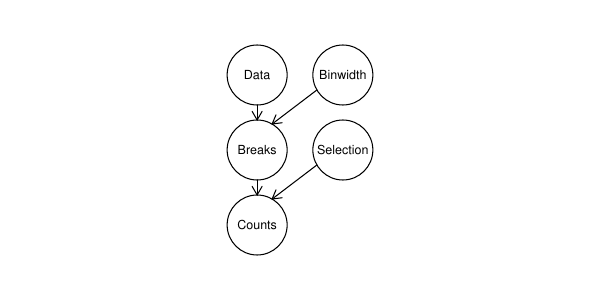

The script that saved this image:
library(grid)


draw_node <- function(x, y, r, label) {
  grid.circle(x, y, r, name = label)
  grid.text(label, x, y, gp = gpar(cex = 0.75))
  
}

draw_edge <- function(node1, node2, theta1, theta2, arrow) {
  grid.segments(grobX(node1, theta1), grobY(node1, theta1),
                grobX(node2, theta2), grobY(node2, theta2),
                arrow = arrow)
}

pdf("figure04.pdf", width = 6, height = 3)

grid.newpage()
arrow1 <- arrow(length = unit(0.1, "inches"))
draw_node(6/14, 3/4, 0.1, "Data")
draw_node(8/14, 3/4, 0.1, "Binwidth")
draw_node(6/14, 1/2, 0.1, "Breaks")

draw_edge("Data", "Breaks", 270, 90, arrow1)
draw_edge("Binwidth", "Breaks", 210, 60, arrow1)

draw_node(8/14, 1/2, 0.1, "Selection")
draw_node(6/14, 1/4, 0.1, "Counts")

draw_edge("Breaks", "Counts", 270, 90, arrow1)
draw_edge("Selection", "Counts", 210, 60, arrow1)

dev.off()
